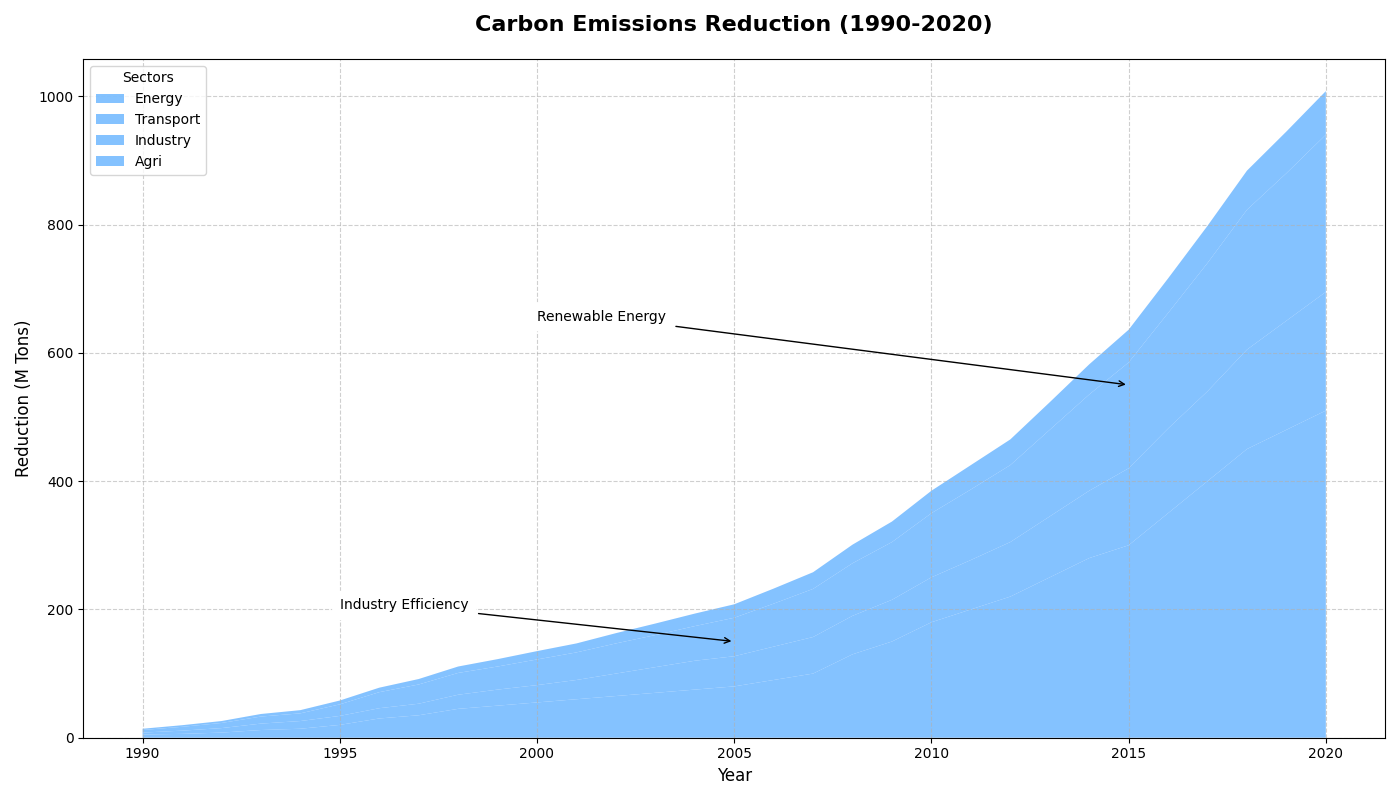

The script that drew this image:
import matplotlib.pyplot as plt
import numpy as np

years = np.arange(1990, 2021)

energy = [5, 6, 8, 12, 14, 20, 30, 35, 45, 50, 55, 60, 65, 70, 75, 80, 90, 100, 130, 150, 180, 200, 220, 250, 280, 300,
          350, 400, 450, 480, 510]

transport = [3, 5, 7, 10, 12, 14, 16, 18, 22, 25, 27, 30, 35, 40, 45, 47, 52, 57, 60, 65, 70, 77, 85, 95, 105, 120, 132,
             140, 155, 170, 185]

industry = [4, 6, 8, 11, 12, 18, 25, 30, 34, 36, 40, 43, 47, 50, 54, 60, 67, 75, 82, 90, 100, 110, 120, 135, 150, 165,
            180, 200, 218, 230, 245]

agriculture = [2, 2.5, 3, 4, 5, 6, 7, 8.5, 10, 11.5, 13, 14, 16, 18, 19.5, 21, 23.5, 26, 29, 32, 35, 38, 40, 43, 47, 51,
               54, 58, 61, 65, 68]

data = np.vstack([energy, transport, industry, agriculture])

uniform_color = ['#66b3ff']

fig, ax = plt.subplots(figsize=(14, 8))
ax.stackplot(years, data, labels=['Energy', 'Transport', 'Industry', 'Agri'], colors=uniform_color*len(data), alpha=0.8)

ax.set_title('Carbon Emissions Reduction (1990-2020)', fontsize=16, fontweight='bold', pad=20)
ax.set_xlabel('Year', fontsize=12)
ax.set_ylabel('Reduction (M Tons)', fontsize=12)

ax.grid(linestyle='--', alpha=0.6)
ax.legend(loc='upper left', title='Sectors', fontsize=10)

ax.annotate('Industry Efficiency', xy=(2005, 150), xytext=(1995, 200),
            arrowprops=dict(facecolor='black', arrowstyle='->'),
            fontsize=10, bbox=dict(facecolor='white', edgecolor='white', boxstyle='round,pad=0.5'))

ax.annotate('Renewable Energy', xy=(2015, 550), xytext=(2000, 650),
            arrowprops=dict(facecolor='black', arrowstyle='->'),
            fontsize=10, bbox=dict(facecolor='white', edgecolor='white', boxstyle='round,pad=0.5'))

plt.tight_layout()
plt.show()
